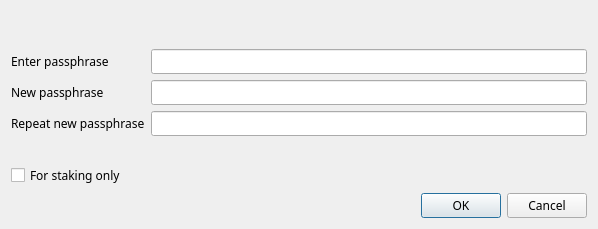
<?xml version="1.0" encoding="UTF-8"?>
<ui version="4.0">
 <class>AskPassphraseDialog</class>
 <widget class="QDialog" name="AskPassphraseDialog">
  <property name="geometry">
   <rect>
    <x>0</x>
    <y>0</y>
    <width>598</width>
    <height>229</height>
   </rect>
  </property>
  <property name="sizePolicy">
   <sizepolicy hsizetype="Preferred" vsizetype="Minimum">
    <horstretch>0</horstretch>
    <verstretch>0</verstretch>
   </sizepolicy>
  </property>
  <property name="minimumSize">
   <size>
    <width>550</width>
    <height>0</height>
   </size>
  </property>
  <property name="windowTitle">
   <string>Passphrase Dialog</string>
  </property>
  <layout class="QVBoxLayout" name="verticalLayout">
   <item>
    <widget class="QLabel" name="warningLabel">
     <property name="font">
      <font>
       <family>Sawasdee</family>
      </font>
     </property>
     <property name="textFormat">
      <enum>Qt::RichText</enum>
     </property>
     <property name="wordWrap">
      <bool>true</bool>
     </property>
    </widget>
   </item>
   <item>
    <layout class="QFormLayout" name="formLayout">
     <property name="fieldGrowthPolicy">
      <enum>QFormLayout::AllNonFixedFieldsGrow</enum>
     </property>
     <item row="0" column="0">
      <widget class="QLabel" name="passLabel1">
       <property name="font">
        <font>
         <family>Sawasdee</family>
        </font>
       </property>
       <property name="text">
        <string>Enter passphrase</string>
       </property>
      </widget>
     </item>
     <item row="0" column="1">
      <widget class="QLineEdit" name="passEdit1">
       <property name="font">
        <font>
         <family>Sawasdee</family>
        </font>
       </property>
       <property name="echoMode">
        <enum>QLineEdit::Password</enum>
       </property>
      </widget>
     </item>
     <item row="1" column="0">
      <widget class="QLabel" name="passLabel2">
       <property name="font">
        <font>
         <family>Sawasdee</family>
        </font>
       </property>
       <property name="text">
        <string>New passphrase</string>
       </property>
      </widget>
     </item>
     <item row="1" column="1">
      <widget class="QLineEdit" name="passEdit2">
       <property name="font">
        <font>
         <family>Sawasdee</family>
        </font>
       </property>
       <property name="echoMode">
        <enum>QLineEdit::Password</enum>
       </property>
      </widget>
     </item>
     <item row="2" column="0">
      <widget class="QLabel" name="passLabel3">
       <property name="font">
        <font>
         <family>Sawasdee</family>
        </font>
       </property>
       <property name="text">
        <string>Repeat new passphrase</string>
       </property>
      </widget>
     </item>
     <item row="2" column="1">
      <widget class="QLineEdit" name="passEdit3">
       <property name="font">
        <font>
         <family>Sawasdee</family>
        </font>
       </property>
       <property name="echoMode">
        <enum>QLineEdit::Password</enum>
       </property>
      </widget>
     </item>
     <item row="3" column="1">
      <widget class="QLabel" name="capsLabel">
       <property name="font">
        <font>
         <family>Sawasdee</family>
         <weight>75</weight>
         <bold>true</bold>
        </font>
       </property>
       <property name="text">
        <string/>
       </property>
       <property name="alignment">
        <set>Qt::AlignCenter</set>
       </property>
      </widget>
     </item>
     <item row="4" column="0">
      <widget class="QCheckBox" name="stakingCheckBox">
       <property name="enabled">
        <bool>true</bool>
       </property>
       <property name="font">
        <font>
         <family>Sawasdee</family>
        </font>
       </property>
       <property name="visible">
        <bool>false</bool>
       </property>
       <property name="toolTip">
        <string>Serves to disable the trivial sendmoney when OS account compromised. Provides no real security.</string>
       </property>
       <property name="text">
        <string>For staking only</string>
       </property>
      </widget>
     </item>
    </layout>
   </item>
   <item>
    <widget class="QDialogButtonBox" name="buttonBox">
     <property name="font">
      <font>
       <family>Sawasdee</family>
      </font>
     </property>
     <property name="orientation">
      <enum>Qt::Horizontal</enum>
     </property>
     <property name="standardButtons">
      <set>QDialogButtonBox::Cancel|QDialogButtonBox::Ok</set>
     </property>
    </widget>
   </item>
  </layout>
 </widget>
 <resources/>
 <connections>
  <connection>
   <sender>buttonBox</sender>
   <signal>accepted()</signal>
   <receiver>AskPassphraseDialog</receiver>
   <slot>accept()</slot>
   <hints>
    <hint type="sourcelabel">
     <x>248</x>
     <y>254</y>
    </hint>
    <hint type="destinationlabel">
     <x>157</x>
     <y>274</y>
    </hint>
   </hints>
  </connection>
  <connection>
   <sender>buttonBox</sender>
   <signal>rejected()</signal>
   <receiver>AskPassphraseDialog</receiver>
   <slot>reject()</slot>
   <hints>
    <hint type="sourcelabel">
     <x>316</x>
     <y>260</y>
    </hint>
    <hint type="destinationlabel">
     <x>286</x>
     <y>274</y>
    </hint>
   </hints>
  </connection>
 </connections>
</ui>
